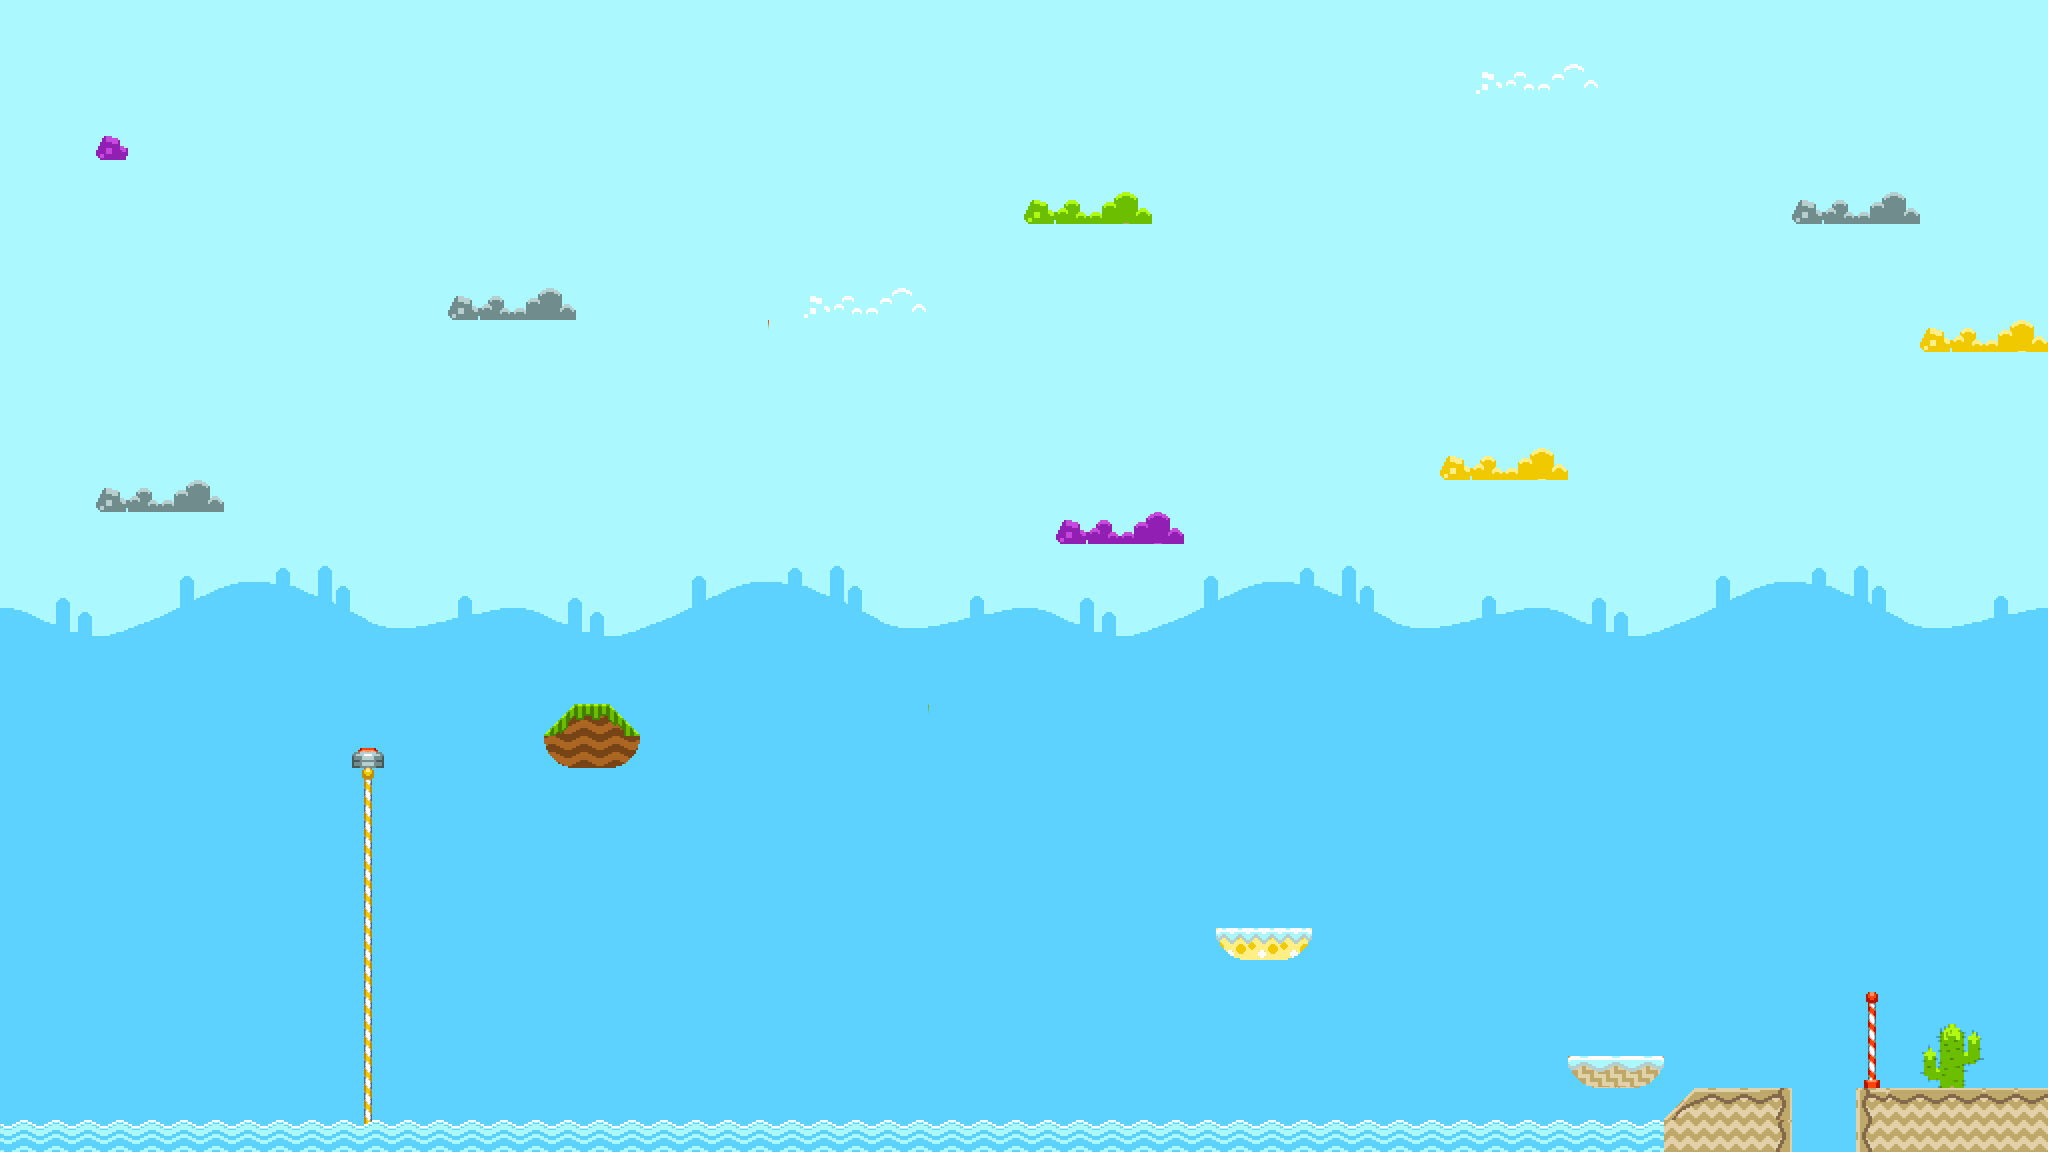

This is a level from a 2D game, rendered from its Tiled map with the project's own tilesets. A one-line summary and the map file follow, with tile-layer data summarised:
An orthogonal 64x36 tile map with 32x32 px tiles, 3 tile layers (background, scene1, scene2) and 25 objects (4x bee, 3x coin, face, weapon, flag, ...).

<map version="1.2" tiledversion="1.3.3" orientation="orthogonal" renderorder="right-down" width="64" height="36" tilewidth="32" tileheight="32" infinite="0" nextlayerid="14" nextobjectid="155">
 <tileset firstgid="1" source="32x32.tsx" />
 <layer id="6" name="background" width="64" height="36">
  <data>[2304 cells, 2304 non-empty, 100 distinct tile ids]</data>
 </layer>
 <layer id="7" name="scene1" width="64" height="36">
  <data>[2304 cells, 125 non-empty, 51 distinct tile ids]</data>
 </layer>
 <layer id="5" name="scene2" width="64" height="36">
  <data>[2304 cells, 39 non-empty, 29 distinct tile ids]</data>
 </layer>
 <objectgroup id="10" name="water">
  <object id="93" x="30.3333" y="1127.5" width="1635.17" height="24.3333" />
 </objectgroup>
 <objectgroup id="9" name="fireRange" />
 <objectgroup id="8" name="fire" />
 <objectgroup id="2" name="grounds">
  <object id="3" x="352.136" y="749.352" width="32.2294" height="18.0133" />
  <object id="94" x="-0.666667" y="-36.6667" width="30" height="1188" />
  <object id="105" x="2017" y="-37" width="29" height="1190" />
  <object id="106" x="-0.5" y="-72" width="2047.5" height="33" />
  <object id="110" x="1856.67" y="1089" width="161.333" height="62.6667">
   <properties>
    <property name="tag" type="int" value="3" />
   </properties>
  </object>
  <object id="154" x="1790.67" y="1089.67">
   <properties>
    <property name="isPolygon" type="bool" value="true" />
    <property name="tag" type="int" value="3" />
   </properties>
   <polygon points="0,0 0,61.6667 -124.667,62 -125,30.6667 -95,-0.333333" />
  </object>
 </objectgroup>
 <objectgroup id="12" name="pass">
  <object id="127" x="1792.33" y="1119" width="63.6667" height="27.3333" />
 </objectgroup>
 <objectgroup id="3" name="props">
  <object id="137" x="1567.67" y="1056.33">
   <properties>
    <property name="isPolygon" type="bool" value="true" />
   </properties>
   <polygon points="0,0 5.5,18 24,30 71,30.5 90.5,18.5 96.5,-0.5" />
  </object>
  <object id="140" x="574.25" y="703.75">
   <properties>
    <property name="isPolygon" type="bool" value="true" />
   </properties>
   <polygon points="0,0 35.5,0 64.75,29.75 62.75,46.25 51.75,58.5 41.25,64 -6.25,64 -18.25,58.25 -29,43.75 -30,31.25" />
  </object>
  <object id="141" x="1215" y="928.667">
   <properties>
    <property name="isPolygon" type="bool" value="true" />
   </properties>
   <polygon points="0,0 5.5,18 24,30 71,30.5 90.5,18.5 96.5,-0.5" />
  </object>
 </objectgroup>
 <objectgroup id="4" name="sprites">
  <object id="1" name="face" x="365.724" y="697.113" width="16.2288" height="18.833">
   <ellipse />
  </object>
  <object id="7" name="weapon" x="261.667" y="628" width="12" height="11.3333" />
  <object id="111" name="flag" x="1893" y="1015">
   <properties>
    <property name="color" type="int" value="3" />
   </properties>
  </object>
  <object id="142" name="bee" x="754.667" y="564">
   <properties>
    <property name="color" type="int" value="4" />
   </properties>
   <ellipse />
  </object>
  <object id="143" name="bee" x="753.333" y="596">
   <properties>
    <property name="color" type="int" value="3" />
   </properties>
   <ellipse />
  </object>
  <object id="144" name="bee" x="784" y="597.333">
   <properties>
    <property name="color" type="int" value="2" />
   </properties>
   <ellipse />
  </object>
  <object id="145" name="bee" x="786.667" y="564">
   <properties>
    <property name="color" type="int" value="1" />
   </properties>
   <ellipse />
  </object>
  <object id="146" name="snail" x="590" y="692">
   <properties>
    <property name="color" type="int" value="1" />
   </properties>
   <ellipse />
  </object>
  <object id="149" name="coin" x="1264" y="914.667">
   <ellipse />
  </object>
  <object id="150" name="coin" x="1614.67" y="1042.67">
   <ellipse />
  </object>
  <object id="151" name="coin" x="460" y="706.667">
   <ellipse />
  </object>
 </objectgroup>
 <objectgroup id="11" name="cactus">
  <object id="119" x="1949.27" y="1024.73">
   <polygon points="0,0 5.45455,-0.181818 14.1818,8.18182 14.5455,62.5455 -9.45455,62.3636 -9.81818,7.63636" />
  </object>
  <object id="123" x="1929.61" y="1048.18">
   <polygon points="0,0 -6.15115,5.09091 -5.98028,27.4545 -1.87952,30.1818 8.03067,30.9091 8.03067,4" />
  </object>
  <object id="126" x="1973.65" y="1031.64">
   <polygon points="0,0 3.17467,0.181818 6.34934,5.27273 6.04699,26.7273 2.72114,32 -7.10521,32.1818 -7.10521,8.90909" />
  </object>
 </objectgroup>
</map>
